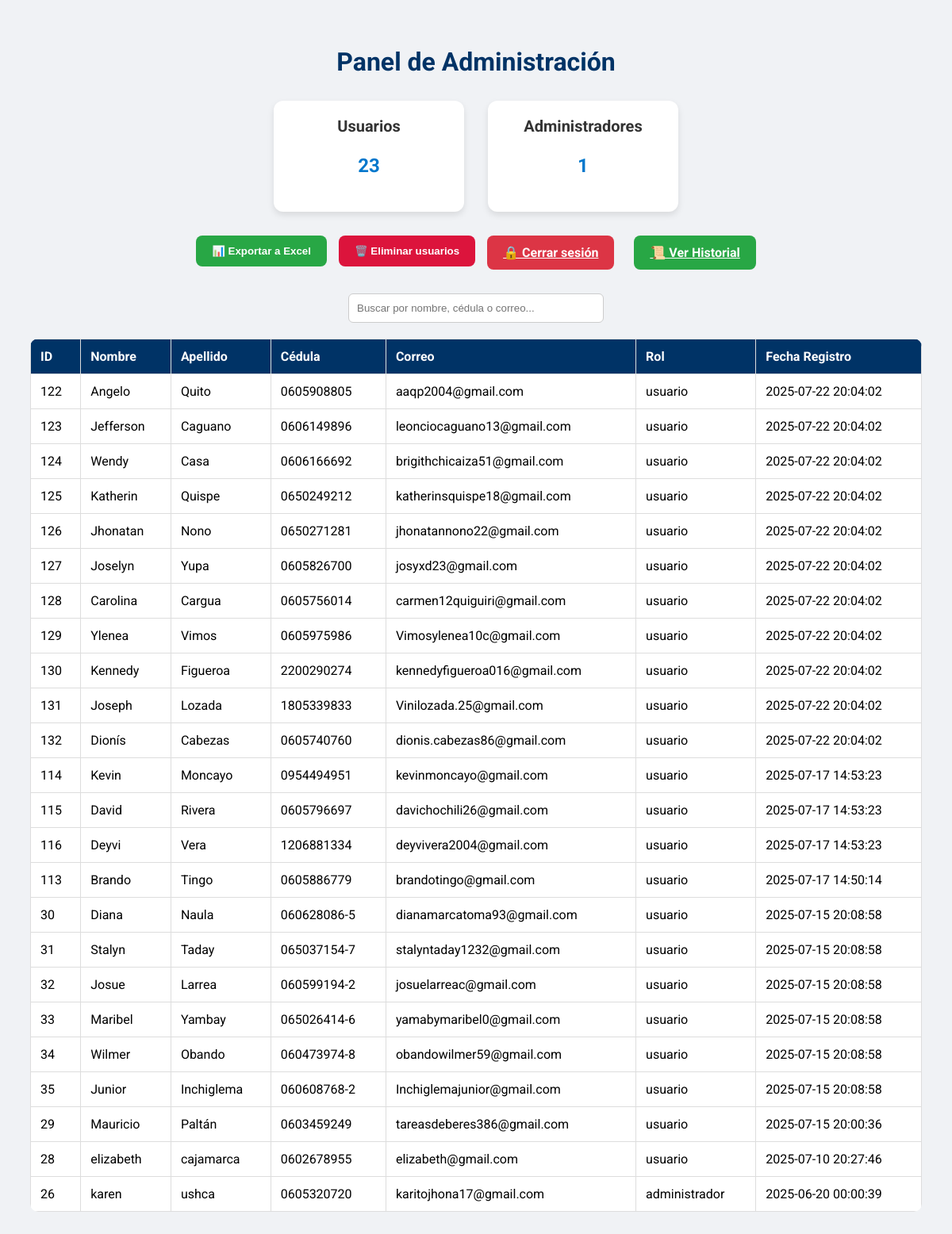
/admin_panel.php (signed in), run on the app's committed database.
### tables this page shows
CREATE TABLE `usuarios` (
  `id` int(11) NOT NULL,
  `nombre` varchar(100) NOT NULL,
  `apellido` varchar(100) NOT NULL,
  `cedula` varchar(20) NOT NULL,
  `correo` varchar(100) NOT NULL,
  `contrasena` varchar(255) NOT NULL,
  `rol` enum('usuario','administrador') NOT NULL DEFAULT 'usuario',
  `fecha_registro` timestamp NOT NULL DEFAULT current_timestamp()
);

### admin_panel.php (the view, shortened to what this page needs)
<?php
$conexion = new mysqli("localhost", "root", "", "portal_cautivo");
$totalUsuarios = $conexion->query("SELECT COUNT(*) as total FROM usuarios WHERE rol = 'usuario'")->fetch_assoc()['total'];
$totalAdmins = $conexion->query("SELECT COUNT(*) as total FROM usuarios WHERE rol = 'administrador'")->fetch_assoc()['total'];
$sql = "SELECT id, nombre, apellido, cedula, correo, rol, fecha_registro FROM usuarios ORDER BY fecha_registro DESC";
$resultado = $conexion->query($sql);
?>
<!DOCTYPE html>
<html lang="es">
<head>
</head>
<body>
<h1>Panel de Administración</h1>
<div class="resumen">
    <div class="card">
        <h3>Usuarios</h3>
        <p><?= $totalUsuarios ?></p>
    </div>
    <div class="card">
        <h3>Administradores</h3>
        <p><?= $totalAdmins ?></p>
    </div>
</div>
<div class="actions">
    <form action="exportar_excel.php" method="post">
        <button type="submit" class="btn btn-exportar">📊 Exportar a Excel</button>
    </form>
    <form action="eliminar_todos_usuarios.php" method="POST" onsubmit="return confirm('¿Estás seguro de eliminar todos los usuarios normales?');">
        <button type="submit" class="btn btn-eliminar">🗑️ Eliminar usuarios</button>
    </form>
    <a href="logout.php" class="btn btn-cerrar">🔒 Cerrar sesión</a>
    <a href="historial_navegacion.php" class="btn btn-exportar" style="margin-left: 10px;">📜 Ver Historial</a>
</div>
<input type="text" id="busqueda" onkeyup="filtrarUsuarios()" placeholder="Buscar por nombre, cédula o correo...">
<table>
    <thead>
        <tr>
            <th>ID</th>
            <th>Nombre</th>
            <th>Apellido</th>
            <th>Cédula</th>
            <th>Correo</th>
            <th>Rol</th>
            <th>Fecha Registro</th>
        </tr>
    </thead>
    <tbody>
        <?php while ($fila = $resultado->fetch_assoc()): ?>
        <tr>
            <td><?= $fila['id'] ?></td>
            <td><?= htmlspecialchars($fila['nombre']) ?></td>
            <td><?= htmlspecialchars($fila['apellido']) ?></td>
            <td><?= htmlspecialchars($fila['cedula']) ?></td>
            <td><?= htmlspecialchars($fila['correo']) ?></td>
            <td><?= htmlspecialchars($fila['rol']) ?></td>
            <td><?= $fila['fecha_registro'] ?></td>
        </tr>
        <?php endwhile; ?>
    </tbody>
</table>
</body>
</html>

### admin_panel.php (style rules this page uses)
body { font-family: 'Roboto', sans-serif; padding: 30px; background-color: #f0f2f5; }
h1 { color: #003366; text-align: center; }
.resumen { display: flex; justify-content: center; gap: 30px; margin: 30px 0; }
.card { background: white; padding: 20px; border-radius: 12px; box-shadow: 0 4px 8px rgba(0,0,0,0.1); width: 200px; text-align: center; }
.card h3 { margin: 0; font-size: 20px; color: #333; }
.card p { font-size: 24px; font-weight: bold; color: #0077cc; }
.actions { display: flex; gap: 15px; margin: 30px 0; justify-content: center; flex-wrap: wrap; }
.btn { padding: 12px 20px; border: none; border-radius: 8px; color: white; cursor: pointer; font-weight: bold; transition: 0.3s ease; }
.btn-exportar { background-color: #28a745; }
.btn-eliminar { background-color: crimson; }
.btn-cerrar { background-color: #dc3545; }
input[type="text"] { padding: 10px; width: 300px; border-radius: 6px; border: 1px solid #ccc; margin: 10px auto; display: block; }
table { width: 100%; border-collapse: collapse; margin-top: 20px; background: white; border-radius: 10px; overflow: hidden; }
th, td { padding: 12px; border: 1px solid #ddd; text-align: left; }
th { background-color: #003366; color: white; }

### data on the page
usuarios: id "122", nombre "Angelo", apellido "Quito", cedula "0605908805", correo "aaqp2004@gmail.com", rol "usuario", fecha_registro "2025-07-22 20:04:02"
usuarios: id "123", nombre "Jefferson", apellido "Caguano", cedula "0606149896", correo "leonciocaguano13@gmail.com", rol "usuario", fecha_registro "2025-07-22 20:04:02"
usuarios: id "124", nombre "Wendy", apellido "Casa", cedula "0606166692", correo "brigithchicaiza51@gmail.com", rol "usuario", fecha_registro "2025-07-22 20:04:02"
usuarios: id "125", nombre "Katherin", apellido "Quispe", cedula "0650249212", correo "katherinsquispe18@gmail.com", rol "usuario", fecha_registro "2025-07-22 20:04:02"
usuarios: id "126", nombre "Jhonatan", apellido "Nono", cedula "0650271281", correo "jhonatannono22@gmail.com", rol "usuario", fecha_registro "2025-07-22 20:04:02"
usuarios: id "127", nombre "Joselyn", apellido "Yupa", cedula "0605826700", correo "josyxd23@gmail.com", rol "usuario", fecha_registro "2025-07-22 20:04:02"
usuarios: id "128", nombre "Carolina", apellido "Cargua", cedula "0605756014", correo "carmen12quiguiri@gmail.com", rol "usuario", fecha_registro "2025-07-22 20:04:02"
usuarios: id "129", nombre "Ylenea", apellido "Vimos", cedula "0605975986", correo "Vimosylenea10c@gmail.com", rol "usuario", fecha_registro "2025-07-22 20:04:02"
usuarios: id "130", nombre "Kennedy", apellido "Figueroa", cedula "2200290274", correo "kennedyfigueroa016@gmail.com", rol "usuario", fecha_registro "2025-07-22 20:04:02"
usuarios: id "131", nombre "Joseph", apellido "Lozada", cedula "1805339833", correo "Vinilozada.25@gmail.com", rol "usuario", fecha_registro "2025-07-22 20:04:02"
usuarios: id "132", nombre "Dionís", apellido "Cabezas", cedula "0605740760", correo "dionis.cabezas86@gmail.com", rol "usuario", fecha_registro "2025-07-22 20:04:02"
usuarios: id "114", nombre "Kevin", apellido "Moncayo", cedula "0954494951", correo "kevinmoncayo@gmail.com", rol "usuario", fecha_registro "2025-07-17 14:53:23"
usuarios: id "115", nombre "David", apellido "Rivera", cedula "0605796697", correo "davichochili26@gmail.com", rol "usuario", fecha_registro "2025-07-17 14:53:23"
usuarios: id "116", nombre "Deyvi", apellido "Vera", cedula "1206881334", correo "deyvivera2004@gmail.com", rol "usuario", fecha_registro "2025-07-17 14:53:23"
usuarios: id "113", nombre "Brando", apellido "Tingo", cedula "0605886779", correo "brandotingo@gmail.com", rol "usuario", fecha_registro "2025-07-17 14:50:14"
usuarios: id "30", nombre "Diana", apellido "Naula", cedula "060628086-5", correo "dianamarcatoma93@gmail.com", rol "usuario", fecha_registro "2025-07-15 20:08:58"
usuarios: id "31", nombre "Stalyn", apellido "Taday", cedula "065037154-7", correo "stalyntaday1232@gmail.com", rol "usuario", fecha_registro "2025-07-15 20:08:58"
usuarios: id "32", nombre "Josue", apellido "Larrea", cedula "060599194-2", correo "josuelarreac@gmail.com", rol "usuario", fecha_registro "2025-07-15 20:08:58"
usuarios: id "33", nombre "Maribel", apellido "Yambay", cedula "065026414-6", correo "yamabymaribel0@gmail.com", rol "usuario", fecha_registro "2025-07-15 20:08:58"
usuarios: id "34", nombre "Wilmer", apellido "Obando", cedula "060473974-8", correo "obandowilmer59@gmail.com", rol "usuario", fecha_registro "2025-07-15 20:08:58"
usuarios: id "35", nombre "Junior", apellido "Inchiglema", cedula "060608768-2", correo "Inchiglemajunior@gmail.com", rol "usuario", fecha_registro "2025-07-15 20:08:58"
usuarios: id "29", nombre "Mauricio", apellido "Paltán", cedula "0603459249", correo "tareasdeberes386@gmail.com", rol "usuario", fecha_registro "2025-07-15 20:00:36"
usuarios: id "28", nombre "elizabeth", apellido "cajamarca", cedula "0602678955", correo "elizabeth@gmail.com", rol "usuario", fecha_registro "2025-07-10 20:27:46"
usuarios: id "26", nombre "karen", apellido "ushca", cedula "0605320720", correo "karitojhona17@gmail.com", rol "administrador", fecha_registro "2025-06-20 00:00:39"

### other printed values
$totalUsuarios "23"
$totalAdmins "1"
